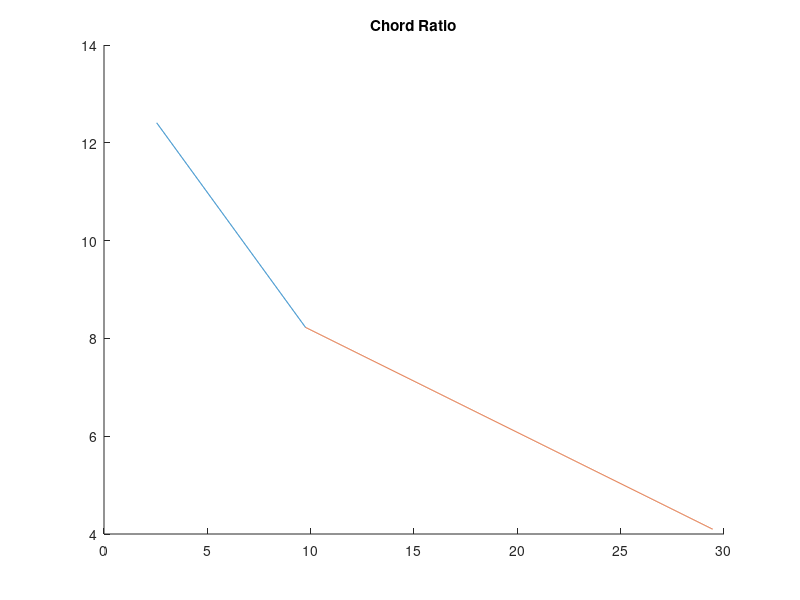
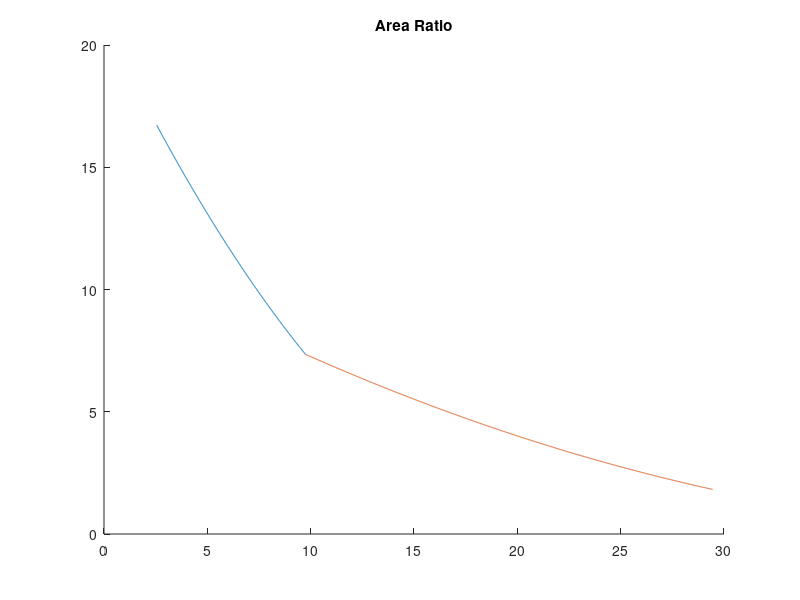
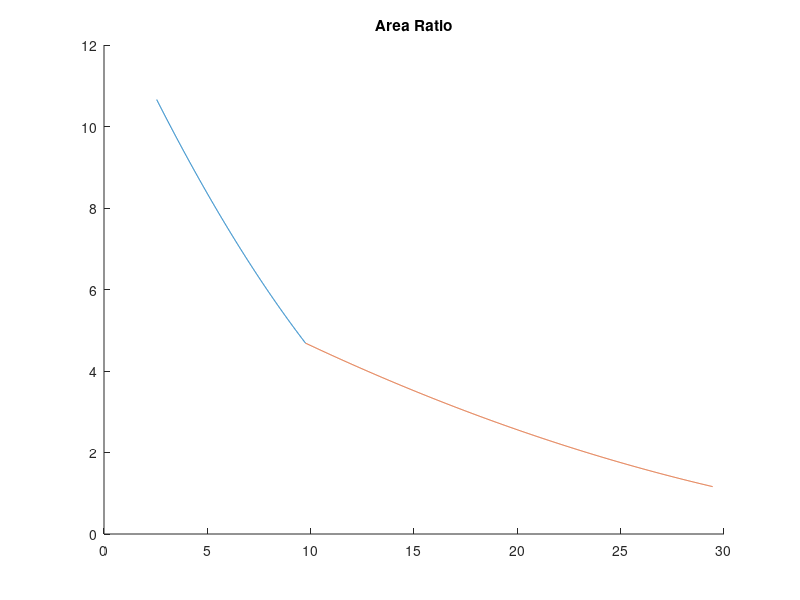
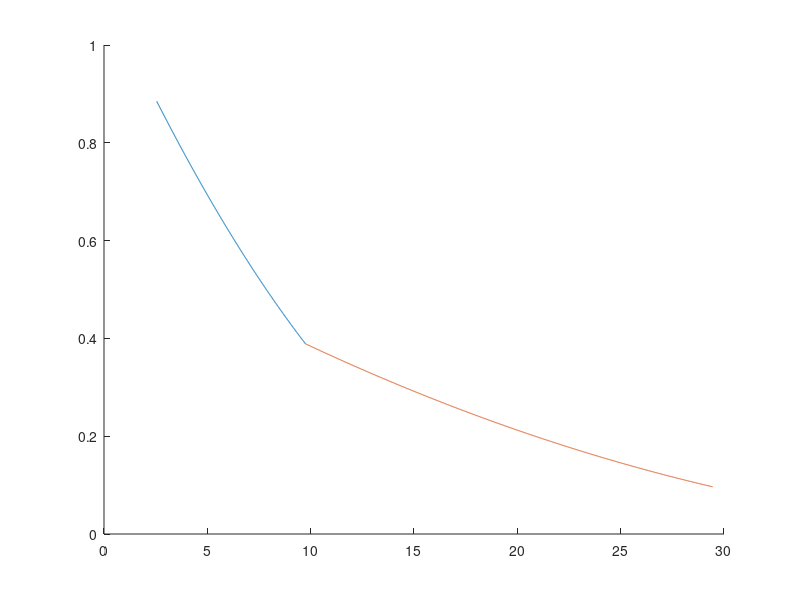

Write MATLAB code to recreate these figures, in order.
clc
clear
close all

%Wing available volume calcualtor

%Need to get the available volume as a fuction of chord length

%airfoil data
 airfoil =  [0.000000,  0.000000;
  0.002000 , 0.010800;
  0.005000 , 0.016600;
  0.010000 , 0.022500;
  0.020000 , 0.029800;
  0.030000 , 0.034900;
  0.040000 , 0.038700;
  0.050000 , 0.041800;
  0.060000 , 0.044500;
  0.070000 , 0.046800;
  0.080000 , 0.048900;
  0.090000 , 0.050800;
  0.100000 , 0.052500;
  0.110000 , 0.054100;
  0.120000 , 0.055500;
  0.130000 , 0.056800;
  0.140000 , 0.058000;
  0.150000 , 0.059100;
  0.160000 , 0.060200;
  0.170000 , 0.061200;
  0.180000 , 0.062100;
  0.190000 , 0.062900;
  0.200000 , 0.063700;
  0.210000 , 0.064400;
  0.220000 , 0.065100;
  0.230000 , 0.065700;
  0.240000 , 0.066300;
  0.250000 , 0.066800;
  0.260000 , 0.067300;
  0.270000 , 0.067800;
  0.280000 , 0.068200;
  0.290000 , 0.068600;
  0.300000 , 0.068900;
  0.310000 , 0.069200;
  0.320000 , 0.069400;
  0.330000 , 0.069600;
  0.340000 , 0.069800;
  0.350000 , 0.069900;
  0.360000 , 0.070000;
  0.370000 , 0.070100;
  0.380000 , 0.070100;
  0.390000 , 0.070100;
  0.400000 , 0.070100;
  0.410000 , 0.070000;
  0.420000 , 0.069900;
  0.430000 , 0.069800;
  0.440000 , 0.069600;
  0.450000 , 0.069400;
  0.460000 , 0.069200;
  0.470000 , 0.069000;
  0.480000 , 0.068700;
  0.490000 , 0.068400;
  0.500000 , 0.068100;
  0.510000 , 0.067700;
  0.520000 , 0.067300;
  0.530000 , 0.066900;
  0.540000 , 0.066400;
  0.550000 , 0.065900;
  0.560000 , 0.065300;
  0.570000 , 0.064700;
  0.580000 , 0.064000;
  0.590000 , 0.063300;
  0.600000 , 0.062600;
  0.610000 , 0.061800;
  0.620000 , 0.061000;
  0.630000 , 0.060100;
  0.640000 , 0.059100;
  0.650000 , 0.058100;
  0.660000 , 0.057000;
  0.670000 , 0.055900;
  0.680000 , 0.054700;
  0.690000 , 0.053500;
  0.700000 , 0.052200;
  0.710000 , 0.050900;
  0.720000 , 0.049500;
  0.730000 , 0.048100;
  0.740000 , 0.046600;
  0.750000 , 0.045100;
  0.760000 , 0.043600;
  0.770000 , 0.042000;
  0.780000 , 0.040400;
  0.790000 , 0.038700;
  0.800000 , 0.037000;
  0.810000 , 0.035200;
  0.820000 , 0.033400;
  0.830000 , 0.031600;
  0.840000 , 0.029700;
  0.850000 , 0.027800;
  0.860000 , 0.025800;
  0.870000 , 0.023800;
  0.880000 , 0.021800;
  0.890000 , 0.019700;
  0.900000 , 0.017600;
  0.910000 , 0.015400;
  0.920000 , 0.013200;
  0.930000 , 0.010900;
  0.940000 , 0.008600;
  0.950000 , 0.006200;
  0.960000 , 0.003800;
  0.970000 , 0.001300;
  0.980000 ,-0.001300;
  0.990000 ,-0.003900;
  1.000000 ,-0.006600;

  0.000000 , 0.000000;
  0.002000 ,-0.010800;
  0.005000 ,-0.016600;
  0.010000 ,-0.022500;
  0.020000 ,-0.029800;
  0.030000 ,-0.034900;
  0.040000 ,-0.038800;
  0.050000 ,-0.041900;
  0.060000 ,-0.044600;
  0.070000 ,-0.046900;
  0.080000 ,-0.049000;
  0.090000 ,-0.050900;
  0.100000 ,-0.052600;
  0.110000 ,-0.054200;
  0.120000 ,-0.055700;
  0.130000 ,-0.057000;
  0.140000 ,-0.058200;
  0.150000 ,-0.059400;
  0.160000 ,-0.060500;
  0.170000 ,-0.061500;
  0.180000 ,-0.062400;
  0.190000 ,-0.063300;
  0.200000 ,-0.064100;
  0.210000 ,-0.064800;
  0.220000 ,-0.065500;
  0.230000 ,-0.066100;
  0.240000 ,-0.066700;
  0.250000 ,-0.067200;
  0.260000 ,-0.067700;
  0.270000 ,-0.068100;
  0.280000 ,-0.068500;
  0.290000, -0.068800;
  0.300000, -0.069100;
  0.310000, -0.069300;
  0.320000, -0.069500;
  0.330000, -0.069700;
  0.340000, -0.069800;
  0.350000, -0.069900;
  0.360000, -0.069900;
  0.370000, -0.069800;
  0.380000, -0.069700;
  0.390000, -0.069600;
  0.400000, -0.069400;
  0.410000, -0.069200;
  0.420000, -0.068900;
  0.430000, -0.068600;
  0.440000, -0.068200;
  0.450000, -0.067700;
  0.460000, -0.067200;
  0.470000, -0.066600;
  0.480000, -0.065900;
  0.490000, -0.065100;
  0.500000, -0.064200;
  0.510000, -0.063200;
  0.520000, -0.062200;
  0.530000, -0.061100;
  0.540000, -0.059900;
  0.550000, -0.058600;
  0.560000, -0.057200;
  0.570000, -0.055700;
  0.580000, -0.054100;
  0.590000, -0.052500;
  0.600000, -0.050800;
  0.610000, -0.049100;
  0.620000, -0.047300;
  0.630000, -0.045500;
  0.640000, -0.043600;
  0.650000, -0.041700;
  0.660000, -0.039700;
  0.670000, -0.037700;
  0.680000, -0.035600;
  0.690000, -0.033600;
  0.700000, -0.031500;
  0.710000, -0.029400;
  0.720000, -0.027400;
  0.730000, -0.025300;
  0.740000, -0.023300;
  0.750000, -0.021300;
  0.760000, -0.019300;
  0.770000, -0.017400;
  0.780000, -0.015500;
  0.790000, -0.013700;
  0.800000, -0.011900;
  0.810000, -0.010200;
  0.820000, -0.008600;
  0.830000, -0.007200;
  0.840000, -0.005900;
  0.850000, -0.004700;
  0.860000, -0.003700;
  0.870000, -0.002900;
  0.880000, -0.002300;
  0.890000, -0.001900;
  0.900000, -0.001700;
  0.910000, -0.001700;
  0.920000, -0.001900;
  0.930000, -0.002400;
  0.940000, -0.003100;
  0.950000, -0.004100;
  0.960000, -0.005400;
  0.970000, -0.006900;
  0.980000, -0.008700;
  0.990000, -0.010800;
  1.000000, -0.006600];
% Separate upper and lower surfaces
upper_surfacea = airfoil(1:103, :);
lower_surfacea = airfoil(104:206, :);

% Compute the thickness (distance between upper and lower surfaces at each x position)
thickness = upper_surfacea(:, 2) - lower_surfacea(:, 2);

% Numerical integration to find area under the airfoil
area_under_airfoil = cumtrapz(upper_surfacea(:, 1), thickness);

% Total area of the airfoil with chord length of 1
final_area = area_under_airfoil(end);

%disp(["Final CSA for 1m of chord length is" num2str(final_area)])

% Define a range of chord lengths to calculate the CSA
chord_lengths = [0,1.0,1.5,2.0]; % Example chord lengths in meters

% Calculate CSA for each chord length and display
for i = 1:length(chord_lengths)
    chord = chord_lengths(i);
    CSA = final_area * chord^2;
    %disp(['For a chord length of ', num2str(chord), ' m, the cross-sectional area is: ', num2str(CSA), ' square meters']);
end

%calculating chord distribution

%leading edge sweep angle
b = 32.45 * tand(26.6);
a = b - 3.47/4;

aa = (a + 3.47)/32.45;

%sweep_angle = atand(aa);
sweep_angle = atand(aa);

%chord distribution for first section
outer_chord = 13.89 - (9.75 * tand(sweep_angle));

gradient1 = (outer_chord - 13.89)/9.75;

%for outer section
gradient2 = (3.47 - outer_chord)/(32.45 - 9.75);

span1 = 2.55:0.01:9.75;
span2 = 9.75:0.01:29.45;

c2 = outer_chord - gradient2 * 9.75;

chord1 = gradient1 * span1 + 13.89;
chord2 = gradient2 * span2 + c2;

%plotting chord and available csa distributions

figure
hold on
plot(span1, chord1)
plot(span2, chord2)
title("Chord Ratio")
hold off


%plotting area distribution
area1 = (final_area * chord1.^2) ./ cosd(sweep_angle);
area2 = (final_area * chord2.^2) ./ cosd(sweep_angle);

figure
hold on
plot(span1, area1)
plot(span2, area2)
title("Area Ratio")
hold off

%volume calculations
%volume_available1 = (trapz(span1 , area1));
%volume_available2 = trapz(span2 , area2);



%total_availablevolume = volume_available1 + volume_available2;

%fuel volume required at 15 degrees density of 804kg/m^3

Wf = 1.760909890249436e+05;

rhof = 804;

volume_hold = Wf / rhof;

volume_holdl = volume_hold * 1000;

%increasing to factor foam area, tank area and extra volume for desnity

volume_req = volume_hold * 1.10;

%volume_wings = (volume_hold * 0.60) * 2;

% Fuel tank data (transposed for easier handling in rows)
%{
fueltank = [
    0.150000 , 0.059100;
    0.160000 , 0.060200;
    0.170000 , 0.061200;
    0.180000 , 0.062100;
    0.190000 , 0.062900;
    0.200000 , 0.063700;
    0.210000 , 0.064400;
    0.220000 , 0.065100;
    0.230000 , 0.065700;
    0.240000 , 0.066300;
    0.250000 , 0.066800;
    0.260000 , 0.067300;
    0.270000 , 0.067800;
    0.280000 , 0.068200;
    0.290000 , 0.068600;
    0.300000 , 0.068900;
    0.310000 , 0.069200;
    0.320000 , 0.069400;
    0.330000 , 0.069600;
    0.340000 , 0.069800;
    0.350000 , 0.069900;
    0.360000 , 0.070000;
    0.370000 , 0.070100;
    0.380000 , 0.070100;
    0.390000 , 0.070100;
    0.400000 , 0.070100;
    0.410000 , 0.070000;
    0.420000 , 0.069900;
    0.430000 , 0.069800;
    0.440000 , 0.069600;
    0.450000 , 0.069400;
    0.460000 , 0.069200;
    0.470000 , 0.069000;
    0.480000 , 0.068700;
    0.490000 , 0.068400;
    0.500000 , 0.068100;
    0.510000 , 0.067700;
    0.520000 , 0.067300;
    0.530000 , 0.066900;
    0.540000 , 0.066400;
    0.550000 , 0.065900;
    0.560000 , 0.065300;
    0.570000 , 0.064700;
    0.580000 , 0.064000;
    0.590000 , 0.063300;
    0.600000 , 0.062600;
    0.610000 , 0.061800;
    0.620000 , 0.061000;
    0.630000 , 0.060100;
    0.640000 , 0.059100;
    0.650000 , 0.058100;
    0.660000 , 0.057000;
    0.670000 , 0.055900;
    0.680000 , 0.054700;
    0.690000 , 0.053500;
    0.700000 , 0.052200;
    0.700000, -0.031500;
    0.690000, -0.033600;
    0.680000, -0.035600;
    0.670000, -0.037700;
    0.660000, -0.039700;
    0.650000, -0.041700;
    0.640000, -0.043600;
    0.630000, -0.045500;
    0.620000, -0.047300;
    0.610000, -0.049100;

    0.600000, -0.050800;
    0.590000, -0.052500;
    0.580000, -0.054100;
    0.570000, -0.055700;
    0.560000, -0.057200;
    0.550000, -0.058600;
    0.540000, -0.059900;
    0.530000, -0.061100;
    0.520000, -0.062200;
    0.510000, -0.063200;
    0.500000, -0.064200;
    0.490000, -0.065100;
    0.480000, -0.065900;
    0.470000, -0.066600;
    0.460000, -0.067200;
    0.450000, -0.067700;
    0.440000, -0.068200;
    0.430000, -0.068600;
    0.420000, -0.068900;
    0.410000, -0.069200;
    0.400000, -0.069400;
    0.390000, -0.069600;
    0.380000, -0.069700;
    0.370000, -0.069800;
    0.360000, -0.069900;
    0.350000, -0.069900;
    0.340000, -0.069800;
    0.330000, -0.069700;
    0.320000, -0.069500;
    0.310000, -0.069300;
    0.300000, -0.069100;
    0.290000, -0.068800;
    0.280000, -0.068500;
    0.270000, -0.068100;
    0.260000, -0.067700;
    0.250000, -0.067200;
    0.240000, -0.066700;
    0.230000, -0.066100;
    0.220000, -0.065500;
    0.210000, -0.064800;
    0.200000, -0.064100;
    0.190000, -0.063300;
    0.180000, -0.062400;
    0.170000, -0.061500;
    0.160000, -0.060500;
    0.150000, -0.059400
    0.150000 , 0.059100]';
%}

fueltank = [upper_surfacea(17:71 , :) ; flipud(lower_surfacea(17:71 , :)) ; upper_surfacea(17 , :)];
%central tank and front tank seperation
%structural member coordinates

% Separate upper and lower surfaces
upper_surface = fueltank(1:51 , :); % Columns 1-46 for upper surface
lower_surface = fueltank(52:102 , :); % Columns 47-92 for lower surface

% Calculate thickness between upper and lower surfaces
thickness = upper_surface(: , 2) - flipud(lower_surface(: , 2));

% Calculate the area by integrating thickness along the chord positions
Tankarea = trapz(upper_surface(: , 1), thickness);

% Display the area
%disp(['The total cross-sectional area of the fuel tank is: ', num2str(Tankarea), ' square units']);


%creating spar 
spar1 = [upper_surfacea(15:17,:) ; flipud(lower_surfacea(15:17,:)) ; upper_surfacea(15,:)];
spar2 = [upper_surfacea(71:73,:) ; flipud(lower_surfacea(71:73,:)) ; upper_surfacea(71,:)];



%plotting area distribution
area3 = (Tankarea * chord1.^2) / cosd(sweep_angle);
area4 = (Tankarea * chord2.^2) / cosd(sweep_angle);

figure
hold on
plot(span1, area3)
plot(span2, area4)
title("Area Ratio")
hold off

%volume calculations
volume1 = (trapz(span1 , area3) * 0.85);
volume2 = (trapz(span2 , area4) * 0.85);

total_tank_volume = (volume1 * 2 + volume2 * 2) - 13;

Volumer_needed = volume_req - total_tank_volume;

% Define the collector area by combining upper and lower surfaces
collector = [upper_surfacea(1:11, :); flipud(lower_surfacea(1:11, :)); upper_surfacea(1, :)];

% Separate collector into upper and lower parts
collector_upper = collector(1:11, :); % First 15 points for upper surface
collector_lower = collector(12:22, :); % Next 15 points for lower surface

% Calculate thickness between upper and lower surfaces (only y-coordinates)
thickness = collector_upper(:, 2) - flipud(collector_lower(:, 2));

% Calculate the area of the collector using numerical integration
collector_area = trapz(collector_upper(:, 1), thickness);

areac_ratio1 = collector_area * chord1.^2;
areac_ratio2 = collector_area * chord2.^2;

figure
hold on 
plot(span1 , areac_ratio1)
plot(span2 , areac_ratio2)
hold off

% Calculate collector area integration over specified ranges
collector1 = trapz(span1(240:676), areac_ratio1(240:676)); % Corrected typo
collector2 = trapz(span2(1195:1971), areac_ratio2(1195:1971));      % Corrected typo


%collector lengths
length1 = (span1(676) - span1(240)) * tand(30.15);
length2 = (span2(1971) - span2(1195)) * tand(30.15);


difference = Volumer_needed;


central_tank_length = difference / 8.165;

%%

x_slat = [0.0345,0.0325,0.0321,0.0343,0.039,0.0439,0.0675,0.075,0.1069];
y_slat = [-0.0368,-0.0283,-0.0185,-0.0008,0.0113,0.0225,0.0385,0.0425,0.0536];

%{
%slat calculation
% Given points
x = [0.1069, 0.0345, 0.0321]; % x-coordinates
y = [0.036, -0.0368, -0.0361]; % y-coordinates

% Construct the matrix system Ax = b
A = [sqrt(x(1)), x(1), 1;
     sqrt(x(2)), x(2), 1;
     sqrt(x(3)), x(3), 1];

b = [y(1); y(2); y(3)];

% Solve for coefficients [a; b; c]
coefficients = A\b;

% Extract coefficients
a = coefficients(1);
b = coefficients(2);
c = coefficients(3);

disp(['a = ', num2str(a), ', b = ', num2str(b), ', c = ', num2str(c)]);

% Generate x values for plotting
x_plot = linspace(min(x), max(x), 100);

% Compute the corresponding y values
y_plot = a * sqrt(x_plot) + b * x_plot + c;

% Define the endpoints of the line
x1 = 0.1069; y1 = 0.0536; % First endpoint
x2 = 0.0345; y2 = -0.0361; % Second endpoint

% Define the points to reflect
points = [x_plot' , y_plot']; % Example points (x, y) as rows

% Line equation coefficients
a = y2 - y1;
b = x1 - x2;
c = x2 * y1 - x1 * y2;

% Initialize matrix for reflected points
reflected_points = zeros(size(points));

% Reflect each point
for i = 1:size(points, 1)
    x = points(i, 1);
    y = points(i, 2);
    x_reflected = x - 2 * a * (a * x + b * y + c) / (a^2 + b^2);
    y_reflected = y - 2 * b * (a * x + b * y + c) / (a^2 + b^2);
    reflected_points(i, :) = [x_reflected, y_reflected];
end

x_slat = reflected_points(:,1);
y_slat = reflected_points(:,2);

%}

%%
%coordinates for flaps
x_flap = [0.2512,0.2501,0.2474,0.2424,0.2367,0.2297,0.2217,0.2146,0.209,0.2003,0.1892,0.1815,0.1759];
y_flap = [-0.021,-0.0108,-0.0015,0.0072,0.01320,0.0181,0.0219,0.0244,0.026,0.0279,0.0298,0.0307,0.0327];

x_flap = 1 - x_flap;
%%
%plotting

% Plot the airfoil
figure
figure('Position', [100, 100, 1000, 370]); % [x, y, width, height]
hold on

% Plot the upper and lower surfaces of the airfoil
plot(upper_surfacea(:, 1), upper_surfacea(:, 2), 'b', 'DisplayName', 'Upper Surface');
plot(lower_surfacea(:, 1), lower_surfacea(:, 2), 'r', 'DisplayName', 'Lower Surface');

% Plot the fuel tank outline
plot(fueltank(:,1), fueltank(:,2), 'k', 'HandleVisibility', 'off'); % Not in legend

% Fill the area of the fuel tank with transparent black
x_fill = fueltank(:,1);        % x-coordinates of the fuel tank section
y_fill = fueltank(:,2);        % y-coordinates of the fuel tank section
fill(x_fill, y_fill, 'k', 'FaceAlpha', 0.3, 'EdgeColor', 'none', 'DisplayName', 'Fuel Tank'); % Transparent black shading

% Plotting spars with gray color
plot(spar1(:,1), spar1(:,2), 'Color', [0.5, 0.5, 0.5], 'HandleVisibility', 'off'); % Not in legend
plot(spar2(:,1), spar2(:,2), 'Color', [0.5, 0.5, 0.5], 'HandleVisibility', 'off'); % Not in legend

% Fill area between spar1 and spar2 with transparent gray
xs_fill1 = spar1(:,1); % x-coordinates of spar1
ys_fill1 = spar1(:,2); % y-coordinates of spar1
xs_fill2 = spar2(:,1); % x-coordinates of spar2
ys_fill2 = spar2(:,2); % y-coordinates of spar2

% Combine coordinates to create a closed polygon for filling
x_fill_spar = [xs_fill1; flipud(xs_fill2)];
y_fill_spar = [ys_fill1; flipud(ys_fill2)];

% Fill the area between the spars
fill(x_fill_spar, y_fill_spar, [0.5, 0.5, 0.5], 'FaceAlpha', 0.3, 'EdgeColor', 'none', 'DisplayName', 'Spar Fill');

%plot slats
plot(x_slat , y_slat, 'k-', 'LineWidth', 1 , 'DisplayName','Slat'); % Curve

%plotting flaps
plot(x_flap, y_flap , 'k-' , 'LineWidth', 1 , 'DisplayName','Flap') %curve for flap

% Additional plot settings
xlabel('Chord Position (x/c)');
ylabel('Thickness (y/c)');
%title('Wing Cross Section with Fuel Tank Integration');

% Maintain equal scaling and set axis limits
axis equal;
xlim([-0.1, 1.1]);
%ylim([-0.5, 0.5]);

legend;
axis equal
hold off

% Additional plot settings
xlabel('Chord Position (x/c)');
ylabel('Thickness (y/c)');
%title('Wing Cross Section with Fuel Tank Integration');
legend;
axis equal
hold off


%TAILPLANE TANK SIZING


% Airfoil data (with y-coordinates inverted)
lower_surfacet = [
    0.000000  -0.000000;
    0.000150  -0.009560;
    0.006280  -0.020300;
    0.018650  -0.031760;
    0.037300  -0.043240;
    0.062030  -0.053820;
    0.092300  -0.062650;
    0.127320  -0.069150;
    0.166040  -0.073200;
    0.207380  -0.075240;
    0.251310  -0.075970;
    0.297960  -0.075540;
    0.346810  -0.074020;
    0.397330  -0.071500;
    0.448970  -0.068110;
    0.501170  -0.063970;
    0.553350  -0.059240;
    0.604960  -0.054050;
    0.655410  -0.048540;
    0.704170  -0.042850;
    0.750700  -0.037120;
    0.794490  -0.031450;
    0.835060  -0.025970;
    0.871970  -0.020790;
    0.904820  -0.016020;
    0.933240  -0.011760;
    0.956930  -0.008120;
    0.975630  -0.005180;
    0.989140  -0.003020;
    0.997300  -0.001700;
    1.000030  -0.001260
];

upper_surfacet = [
    0.000000  -0.000000;
    0.005330  0.007920;
    0.015570  0.014010;
    0.030290  0.018700;
    0.049150  0.022480;
    0.071950  0.025860;
    0.098680  0.029220;
    0.129540  0.032820;
    0.164830  0.036600;
    0.204830  0.040160;
    0.248690  0.042830;
    0.295310  0.044460;
    0.344180  0.045100;
    0.394760  0.044820;
    0.446500  0.043710;
    0.498830  0.041880;
    0.551170  0.039450;
    0.602960  0.036550;
    0.653600  0.033270;
    0.702570  0.029750;
    0.749300  0.026070;
    0.793300  0.022350;
    0.834070  0.018660;
    0.871180  0.015120;
    0.904200  0.011800;
    0.932790  0.008800;
    0.956610  0.006210;
    0.975430  0.004100;
    0.989010  0.002540;
    0.997220  0.001580;
    0.999970  0.001260
];

% Plotting the inverted airfoil
figure;
hold on;

% Plot upper and lower surfaces with inverted y-coordinates
plot(upper_surfacet(:, 1), upper_surfacet(:, 2), 'b', 'LineWidth', 1, 'DisplayName', 'Upper Surface');
plot(lower_surfacet(:, 1), lower_surfacet(:, 2), 'r', 'LineWidth', 1, 'DisplayName', 'Lower Surface');

% Additional plot settings
xlabel('Chord Position (x/c)');
ylabel('Thickness (y/c)');
title('Inverted Airfoil Profile');
legend;
grid on;
axis equal;
hold off;

% parameters
area = 40.28 * 2; % m^2
AR = 5.8;
wing_span = (area * AR / 2) ^ 0.5; %m
taper_ratio = 0.4;
quarter_chord_sweep = 35; % degrees

% simple design
total_chord = 1 + 1 / taper_ratio;
tip_chord = 2 * area / (wing_span * total_chord);
root_chord = tip_chord / taper_ratio;
qcy = -wing_span / 2 * tand(quarter_chord_sweep);
le_tip = qcy + tip_chord / 4;
te_tip = qcy - 3 * tip_chord / 4;
le_root = root_chord / 4;
te_root = -3 * root_chord / 4;

chord_grad = (tip_chord - root_chord) / wing_span;

wing_span1 = 0:0.01:wing_span;

chordt = chord_grad * wing_span1 + root_chord;


% Calculate thickness (distance between upper and lower surfaces)
thickness = upper_surfacet(:, 2) - lower_surfacet(:, 2);

% Integrate thickness over chord to find cross-sectional area
cross_sectional_area = trapz(upper_surfacet(:,1), thickness);

%volume finding
areat = (cross_sectional_area * chordt.^2 ) / cosd(quarter_chord_sweep);

total_tailplane_volume = (trapz(wing_span1 , areat)) * 2;

figure
hold on
plot(wing_span1 , areat)
title("Area vs Span")
hold off

figure
hold on
plot(wing_span1 , chordt)
title("Area vs Span")
hold off


figure
hold on
plot(upper_surface(:,1) , upper_surface(:,2))
hold off









